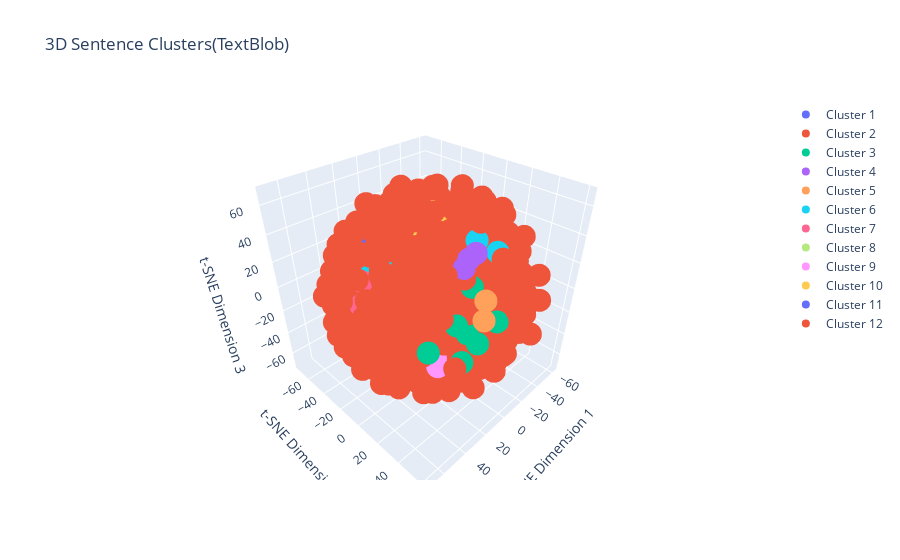

Write notebook code for a chart like this one.
### Code cell
# Perform t-SNE dimensionality reduction for 3D visualization
perplexity_value = min(30, len(TextBlob_) - 1)
tsne_3d = TSNE(n_components=3,perplexity=perplexity_value, random_state=0)
reduced_vectors_3d = tsne_3d.fit_transform(TextBlob_)

# 3D Scatter plot
fig = go.Figure()

for i in range(num_clusters):
    indices = labels_TextBlob == i
    fig.add_trace(go.Scatter3d(
        x=reduced_vectors_3d[indices, 0],
        y=reduced_vectors_3d[indices, 1],
        z=reduced_vectors_3d[indices, 2],
        mode='markers',
        name=f'Cluster {i+1}'
    ))

fig.update_layout(title='3D Sentence Clusters(TextBlob)',
                  scene=dict(xaxis_title='t-SNE Dimension 1',
                             yaxis_title='t-SNE Dimension 2',
                             zaxis_title='t-SNE Dimension 3'))
fig.show()
